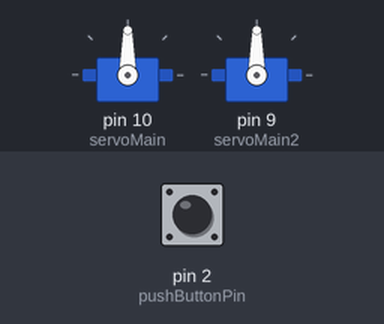
Bench run of a sketch on a simulated Arduino Uno, built with avr-gcc and run on an emulated ATmega328P. Parts: 2 × servo. Inputs (shaded band) come from the test bench; at power-on: pin 2 (pushButtonPin) HIGH.

Above: at 1.2 s.
1.3 s: pin 2 (pushButtonPin) pulled LOW for 0.15 s
At 3.3 s:
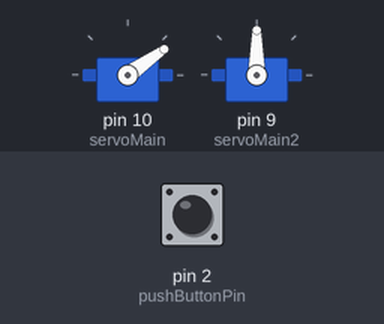
At 6.7 s:
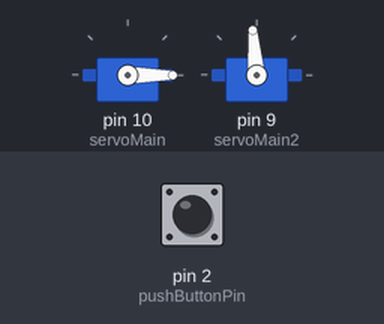
Timing chart, 0 to 21.8 s (numbered marks = the images above; inputs shaded):
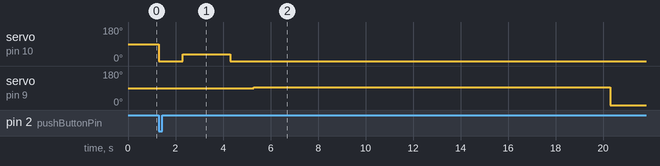

The sketch:

BUS_STOP_DOUBLE_SERVO_WORKING_no_sound__1_.ino
```cpp
#include <Servo.h>
Servo servoMain; // Define our Servo
Servo servoMain2; // Define our Servo
#define pushButtonPin 2
int buttonPushed =0;
void setup()
{
   servoMain.attach(10); // servo on digital pin 10
   pinMode(pushButtonPin,INPUT_PULLUP);
   servoMain2.attach(9); // servo on digital pin 9
   pinMode(pushButtonPin,INPUT_PULLUP);
}

void loop()
{
    if(digitalRead(pushButtonPin) == LOW){
    buttonPushed = 1;

  }
  if( buttonPushed ){
   servoMain.write(0);
   delay(1000);
   servoMain.write(35);
   delay(2000);
   servoMain.write(0);
   delay(1000);
   servoMain2.write(95);
   delay(15000);
   servoMain2.write(0);
   delay(2000);
   servoMain2.write(95);
   delay(1000);

   buttonPushed = 0;

  }}
```

Measured:
- after the input at 1.3 s, servo on pin 10 (servoMain): 90° → 0° at once, → 35° 1.0 s later, → 0° 2.0 s later; servo on pin 9 (servoMain2): 90° → 95° after 4.0 s, → 0° 15.0 s later
